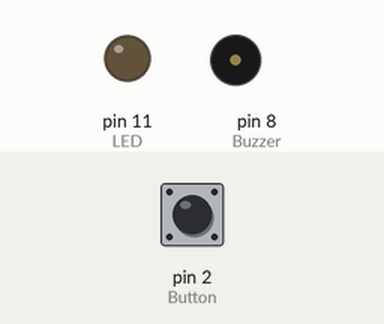
The sketch below on a simulated Arduino Uno, built with avr-gcc and run on an emulated ATmega328P. Parts: output pins drawn as LEDs (lit = HIGH), buzzer (waves = sounding). Inputs (shaded band) come from the test bench; at power-on: pin 2 (Button) LOW.

Above: at 1.2 s.
1.3 s: pin 2 (Button) pulled HIGH for 0.15 s
At 2.0 s:
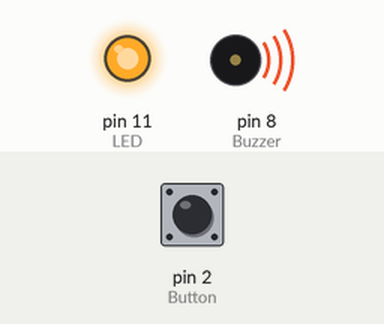
4.3 s: pin 2 (Button) pulled HIGH for 1 s
At 5.72 s:
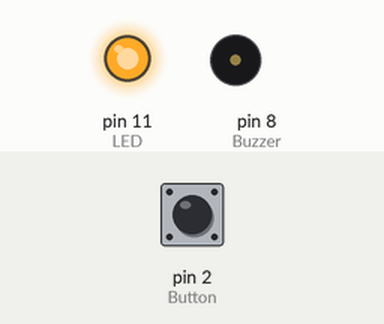
7.3 s: pin 2 (Button) pulled HIGH for 3.2 s
At 12.8 s:
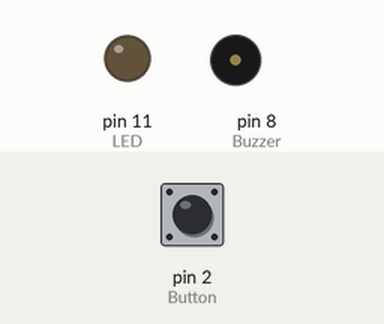
Timing chart, 0 to 14.3 s (numbered marks = the images above; inputs shaded):
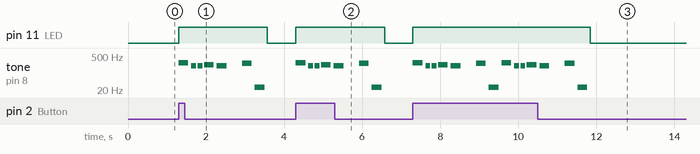

The sketch:

CRX_ADKL3_03.ino
```cpp
/*
  Buzzer
  Play a tune.
*/

int numOfNotes = 8; // keep track of the number of notes

// an array to store the melody
int melody[] = {262, 196, 196, 220, 196, 0, 247, 26};

// an array to store the duration of each note
// note durations: 4 = quarter note, 8 = eighth note, etc.
int durations[] = {4, 8, 8, 4, 4, 4, 4, 4};

void setup() {
  // initialize the digital pin as an output.
  pinMode(11, OUTPUT); // LED
  pinMode(8, OUTPUT); // Buzzer
  pinMode(2, INPUT); // Button
}

void loop() {
  // play note when button's pressed
  if (digitalRead(2) == HIGH) {
    digitalWrite(11, HIGH);
    // loop over the notes of the melody:
    for (int i = 0; i < numOfNotes; i++) {

      // to calculate the note duration, take one second
      // divided by the note type.
      //e.g. quarter note = 1000 / 4, eighth note = 1000/8, etc.
      int duration = 1000 / durations[i];
      tone(8, melody[i], duration);

      // to distinguish the notes, set a minimum time between them.
      // the note's duration + 30% seems to work well:
      int pause = duration * 1.30;
      delay(pause);

      // stop the tone playing:
      noTone(8);
    }
  } else {
    digitalWrite(11, LOW);
  }
}
```

Measured:
- after the input at 1.3 s, pin 11 (LED): LOW → HIGH at once, → LOW 2.3 s later; tone on pin 8 (Buzzer): plays 262 Hz for 0.25 s, 196 Hz for 0.13 s, 196 Hz for 0.13 s, 220 Hz for 0.25 s, 196 Hz for 0.25 s, 247 Hz for 0.25 s … (7 notes in this stretch), starting at once
- after the input at 4.3 s, pin 11 (LED): LOW → HIGH at once, → LOW 2.3 s later; tone on pin 8 (Buzzer): plays 262 Hz for 0.25 s, 196 Hz for 0.13 s, 196 Hz for 0.13 s, 220 Hz for 0.25 s, 196 Hz for 0.25 s, 247 Hz for 0.25 s … (7 notes in this stretch), starting at once
- after the input at 7.3 s, pin 11 (LED): LOW → HIGH at once, → LOW 4.5 s later; tone on pin 8 (Buzzer): plays 262 Hz for 0.25 s, 196 Hz for 0.13 s, 196 Hz for 0.13 s, 220 Hz for 0.25 s, 196 Hz for 0.25 s, 247 Hz for 0.25 s … (14 notes in this stretch), starting at once
